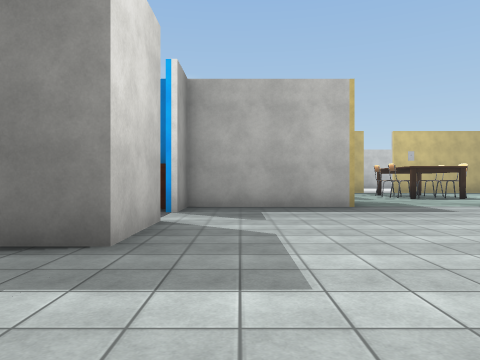
view 1 (above)

22 first-person views from a walk through a 3-D level made in the Unity game engine. The camera is 1.3 m above the floor, looks level and sees 70° across. The floor is counted in squares, 2 m on a side. Each view is taken from the middle of a square. On the plan, view 1 faces up. The plan holds only what a view shows up to about 10 squares ahead; the rest is blank. The place goes on beyond the plan. Flat ground stands in for the terrain. Some surface patterns are stand-ins.

view 2
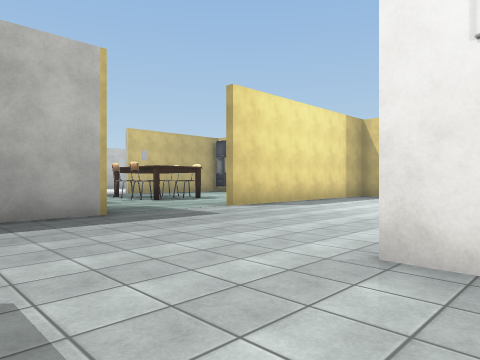

view 3
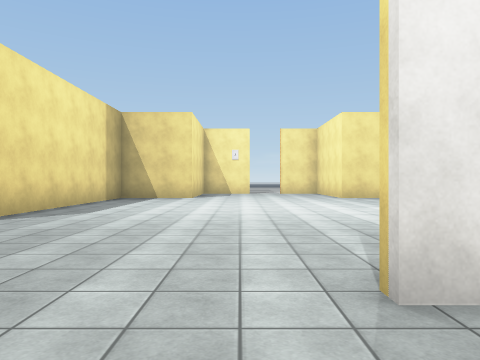

view 4
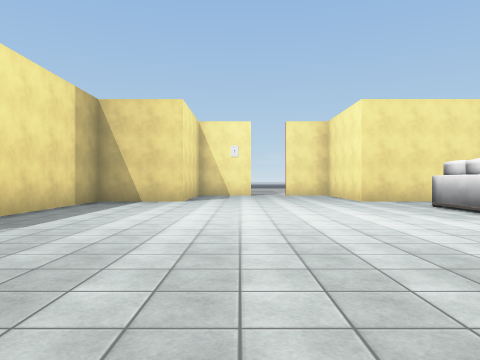

view 5
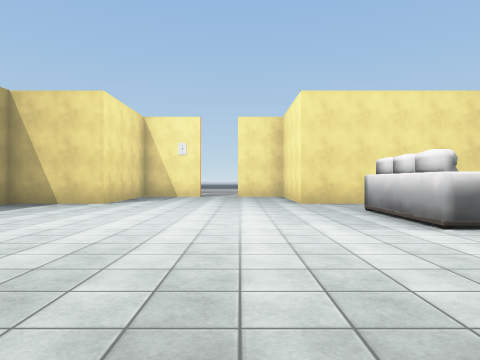

view 6
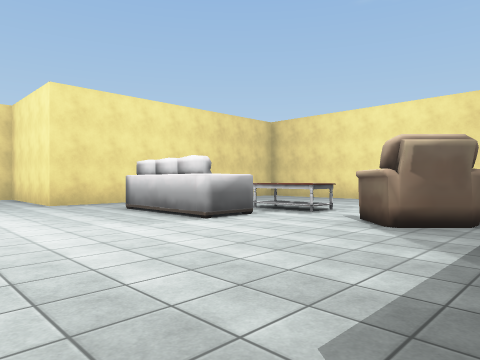

view 7
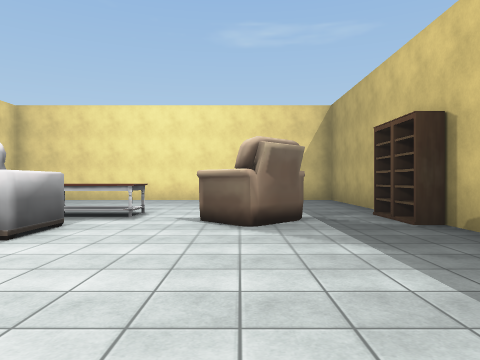

view 8
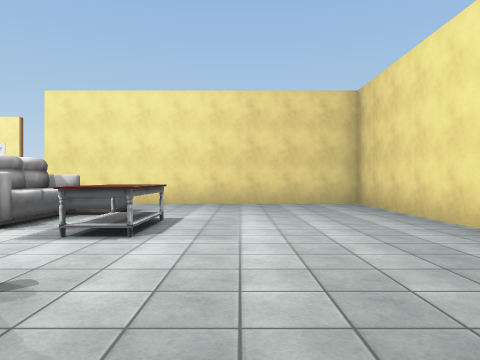

view 9
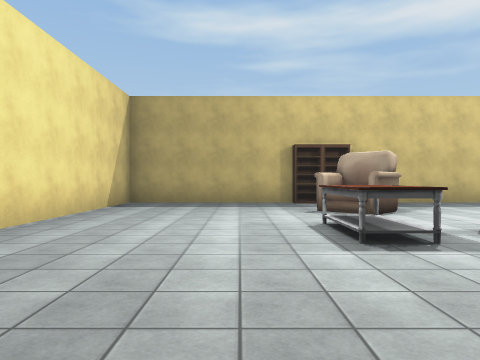

view 10
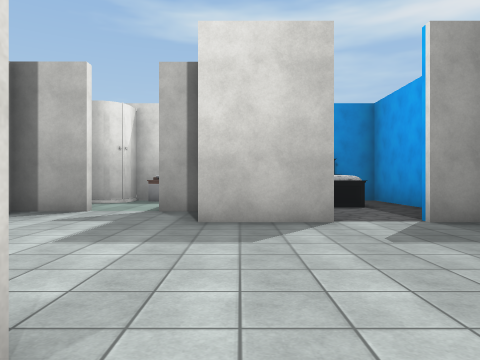

view 11
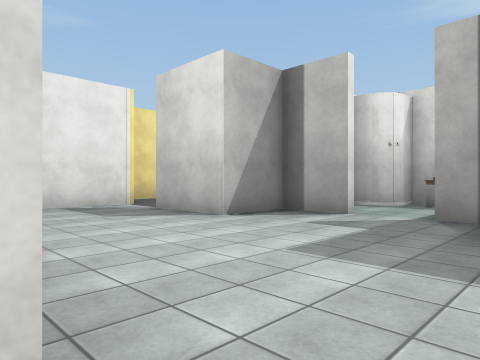

view 12
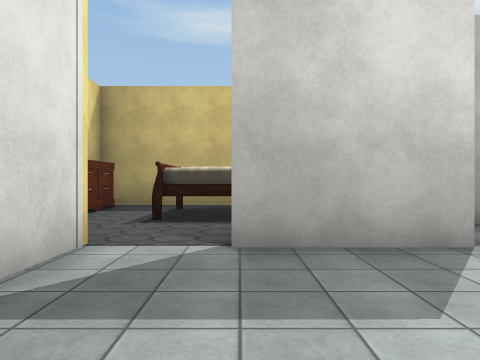

view 13
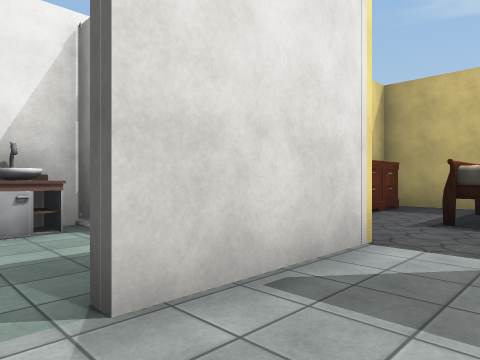

view 14
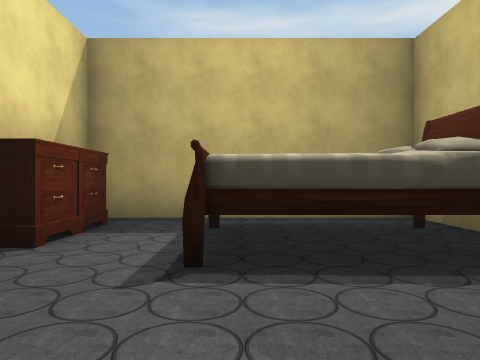

view 15
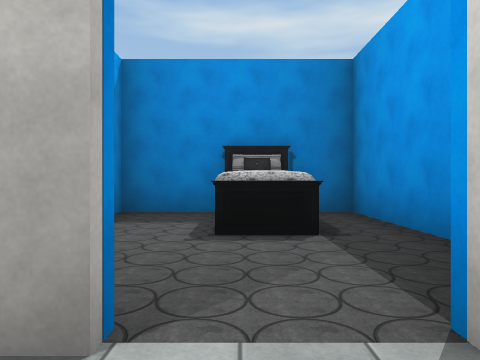

view 16
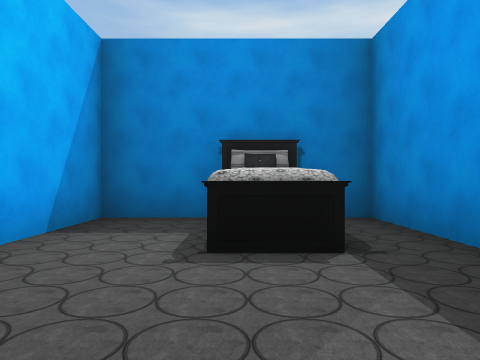

view 17
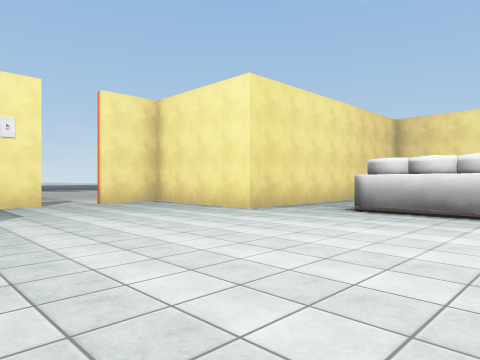

view 18
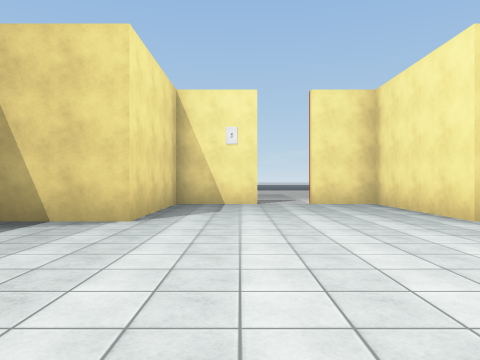

view 19
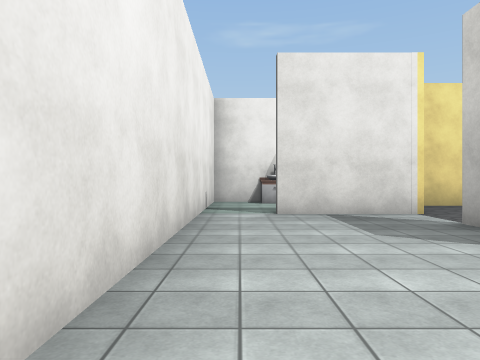

view 20
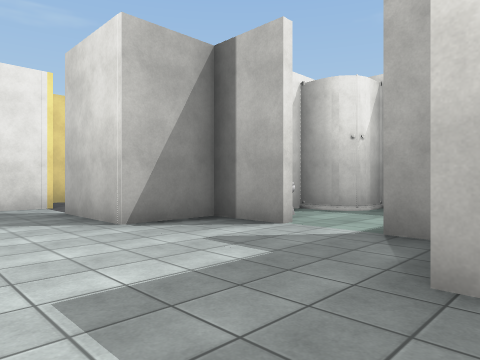

view 21
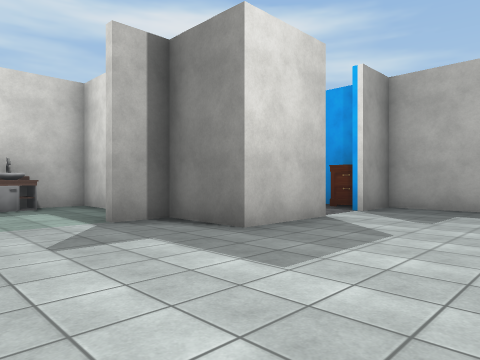

view 22
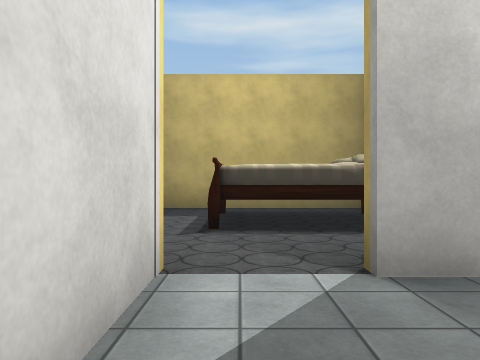

### Floor plan
Ten units are one square. View 1 is at (0, 0); x grows to the right and y downward. Boxes are objects, and circles mark ways between rooms. Rooms are numbered by the first view taken in them; rooms with no view inside come last. Other rooms are left out.
<svg viewBox="-80 -90 258 177">
<path fill="none" stroke="#000" d="M30 -20 30 15M28 14 28 -32M30 35 30 82 134 82 134 -3 173 -3 173 -21M28 46 28 34M29 -83 -13 -83 -13 -69M-5 46 14 46M-13 -55 -13 -34 -31 -34 -31 -22M-31 -9 -31 7 -13 7 -13 31M173 -35 173 -57 134 -57 134 -83 60 -83M-56 -34 -69 -34 -69 -6M-36 66 -21 66M-69 11 -69 64M-52 10 -64 10M-28 -83 -69 -83 -69 -36 -44 -36"/>
<rect x="-75" y="-25" width="20" height="10" fill="#bbb"><title>sink</title></rect>
<rect x="-65" y="-5" width="10" height="10" fill="#bbb"><title>shower</title></rect>
<rect x="-45" y="-5" width="10" height="10" fill="#bbb"><title>other object</title></rect>
<rect x="25" y="25" width="10" height="10" fill="#bbb"><title>bookshelf</title></rect>
<rect x="25" y="15" width="10" height="10" fill="#bbb"><title>bookshelf</title></rect>
<rect x="45" y="15" width="20" height="20" fill="#bbb"><title>chair</title></rect>
<rect x="75" y="25" width="20" height="20" fill="#bbb"><title>table</title></rect>
<rect x="85" y="5" width="30" height="20" fill="#bbb"><title>sofa</title></rect>
<rect x="-65" y="55" width="10" height="10" fill="#bbb"><title>other object</title></rect>
<rect x="-55" y="55" width="10" height="10" fill="#bbb"><title>other object</title></rect>
<rect x="-55" y="15" width="20" height="30" fill="#bbb"><title>other object</title></rect>
<rect x="-65" y="-75" width="30" height="20" fill="#bbb"><title>bed</title></rect>
<rect x="-25" y="-85" width="10" height="10" fill="#bbb"><title>other object</title></rect>
<circle cx="-10" cy="40" r="3" fill="#2a7"/>
<circle cx="-10" cy="-60" r="3" fill="#2a7"/>
<text x="70" y="-10">1</text>
<text x="-40" y="40">2</text>
<text x="-40" y="-60">3</text>
</svg>
Room 1 opens to room 2. Room 1 opens to room 3.

Where each view was taken, in squares from view 1:
view 1: 0 up, 0 right, facing up
view 2: 2 up, 0 right, facing up-right
view 3: 4 up, 1 right, facing right
view 4: 4 up, 3 right, facing right
view 5: 2 up, 4 right, facing right
view 6: 3 up, 4 right, facing down-right
view 7: 3 up, 6 right, facing down
view 8: 5 down, 4 right, facing right
view 9: 5 down, 13 right, facing left
view 10: 4 up, 4 right, facing left
view 11: 4 up, 3 right, facing down-left
view 12: 3 down, 2 right, facing left
view 13: 3 down, 2 right, facing down-left
view 14: 4 down, 1 left, facing left
view 15: 6 up, 0 right, facing left
view 16: 6 up, 1 left, facing left
view 17: 6 up, 8 right, facing down-right
view 18: 4 up, 8 right, facing right
view 19: 2 up, 2 right, facing down
view 20: 4 up, 1 right, facing down-left
view 21: 0 up, 2 right, facing up-left
view 22: 4 down, 1 right, facing left
